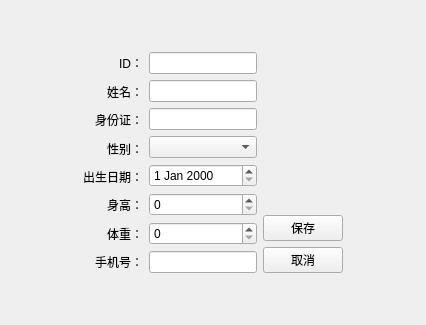
<?xml version="1.0" encoding="UTF-8"?>
<ui version="4.0">
 <class>PatientEditView</class>
 <widget class="QWidget" name="PatientEditView">
  <property name="geometry">
   <rect>
    <x>0</x>
    <y>0</y>
    <width>426</width>
    <height>325</height>
   </rect>
  </property>
  <property name="windowTitle">
   <string>编辑患者信息</string>
  </property>
  <layout class="QVBoxLayout" name="verticalLayout_4">
   <item>
    <spacer name="verticalSpacer_3">
     <property name="orientation">
      <enum>Qt::Vertical</enum>
     </property>
     <property name="sizeHint" stdset="0">
      <size>
       <width>20</width>
       <height>30</height>
      </size>
     </property>
    </spacer>
   </item>
   <item>
    <layout class="QHBoxLayout" name="horizontalLayout_3">
     <item>
      <spacer name="horizontalSpacer">
       <property name="orientation">
        <enum>Qt::Horizontal</enum>
       </property>
       <property name="sizeType">
        <enum>QSizePolicy::Expanding</enum>
       </property>
       <property name="sizeHint" stdset="0">
        <size>
         <width>63</width>
         <height>20</height>
        </size>
       </property>
      </spacer>
     </item>
     <item>
      <layout class="QHBoxLayout" name="horizontalLayout_2">
       <item>
        <layout class="QHBoxLayout" name="horizontalLayout">
         <item>
          <layout class="QVBoxLayout" name="verticalLayout">
           <item>
            <widget class="QLabel" name="label_8">
             <property name="layoutDirection">
              <enum>Qt::LeftToRight</enum>
             </property>
             <property name="text">
              <string>ID：</string>
             </property>
             <property name="alignment">
              <set>Qt::AlignRight|Qt::AlignTrailing|Qt::AlignVCenter</set>
             </property>
            </widget>
           </item>
           <item>
            <widget class="QLabel" name="label_7">
             <property name="text">
              <string>姓名：</string>
             </property>
             <property name="alignment">
              <set>Qt::AlignRight|Qt::AlignTrailing|Qt::AlignVCenter</set>
             </property>
            </widget>
           </item>
           <item>
            <widget class="QLabel" name="label">
             <property name="text">
              <string>身份证：</string>
             </property>
             <property name="alignment">
              <set>Qt::AlignRight|Qt::AlignTrailing|Qt::AlignVCenter</set>
             </property>
            </widget>
           </item>
           <item>
            <widget class="QLabel" name="label_2">
             <property name="text">
              <string>性别：</string>
             </property>
             <property name="alignment">
              <set>Qt::AlignRight|Qt::AlignTrailing|Qt::AlignVCenter</set>
             </property>
            </widget>
           </item>
           <item>
            <widget class="QLabel" name="label_3">
             <property name="text">
              <string>出生日期：</string>
             </property>
             <property name="alignment">
              <set>Qt::AlignRight|Qt::AlignTrailing|Qt::AlignVCenter</set>
             </property>
            </widget>
           </item>
           <item>
            <widget class="QLabel" name="label_4">
             <property name="text">
              <string>身高：</string>
             </property>
             <property name="alignment">
              <set>Qt::AlignRight|Qt::AlignTrailing|Qt::AlignVCenter</set>
             </property>
            </widget>
           </item>
           <item>
            <widget class="QLabel" name="label_5">
             <property name="text">
              <string>体重：</string>
             </property>
             <property name="alignment">
              <set>Qt::AlignRight|Qt::AlignTrailing|Qt::AlignVCenter</set>
             </property>
            </widget>
           </item>
           <item>
            <widget class="QLabel" name="label_6">
             <property name="text">
              <string>手机号：</string>
             </property>
             <property name="alignment">
              <set>Qt::AlignRight|Qt::AlignTrailing|Qt::AlignVCenter</set>
             </property>
            </widget>
           </item>
          </layout>
         </item>
         <item>
          <layout class="QVBoxLayout" name="verticalLayout_2">
           <item>
            <widget class="QLineEdit" name="lineEdit"/>
           </item>
           <item>
            <widget class="QLineEdit" name="lineEdit_2"/>
           </item>
           <item>
            <widget class="QLineEdit" name="lineEdit_3"/>
           </item>
           <item>
            <widget class="QComboBox" name="comboBox"/>
           </item>
           <item>
            <widget class="QDateEdit" name="dateEdit"/>
           </item>
           <item>
            <widget class="QSpinBox" name="spinBox_2"/>
           </item>
           <item>
            <widget class="QSpinBox" name="spinBox"/>
           </item>
           <item>
            <widget class="QLineEdit" name="lineEdit_4"/>
           </item>
          </layout>
         </item>
        </layout>
       </item>
       <item>
        <layout class="QVBoxLayout" name="verticalLayout_3">
         <item>
          <spacer name="verticalSpacer">
           <property name="orientation">
            <enum>Qt::Vertical</enum>
           </property>
           <property name="sizeHint" stdset="0">
            <size>
             <width>20</width>
             <height>40</height>
            </size>
           </property>
          </spacer>
         </item>
         <item>
          <widget class="QPushButton" name="pushButton">
           <property name="text">
            <string>保存</string>
           </property>
          </widget>
         </item>
         <item>
          <widget class="QPushButton" name="pushButton_2">
           <property name="text">
            <string>取消</string>
           </property>
          </widget>
         </item>
        </layout>
       </item>
      </layout>
     </item>
     <item>
      <spacer name="horizontalSpacer_2">
       <property name="orientation">
        <enum>Qt::Horizontal</enum>
       </property>
       <property name="sizeHint" stdset="0">
        <size>
         <width>40</width>
         <height>20</height>
        </size>
       </property>
      </spacer>
     </item>
    </layout>
   </item>
   <item>
    <spacer name="verticalSpacer_2">
     <property name="orientation">
      <enum>Qt::Vertical</enum>
     </property>
     <property name="sizeHint" stdset="0">
      <size>
       <width>20</width>
       <height>30</height>
      </size>
     </property>
    </spacer>
   </item>
  </layout>
 </widget>
 <resources/>
 <connections/>
</ui>
